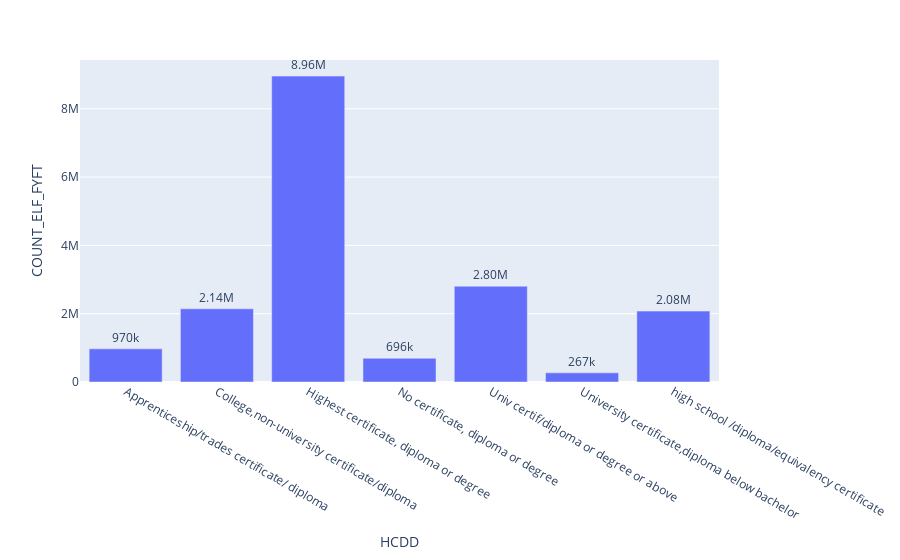

Write notebook code for a chart like this one.
### Code cell
# Count of employement according to Education

edu = df_rev[(df_rev.job_hierarchy ==6)].groupby("HCDD").sum().reset_index()
fig = px.bar(edu, y='COUNT_ELF_FYFT', x='HCDD', text='COUNT_ELF_FYFT')
fig.update_traces(texttemplate='%{text:.3s}', textposition='outside')
fig.update_layout(uniformtext_minsize=8, uniformtext_mode='hide')
#fig.update_layout(barmode='group', xaxis_tickangle=-45)

fig.show()

### Figure 1 — Plotly figure (JSON) as saved in the notebook; plotly's stock layout.template omitted (floating-point values rounded to 4 significant figures)
{"data": [{"alignmentgroup": "True", "hoverlabel": {"namelength": 0}, "hovertemplate": "HCDD=%{x}<br>COUNT_ELF_FYFT=%{text}", "legendgroup": "", "marker": {"color": "#636efa"}, "name": "", "offsetgroup": "", "orientation": "v", "showlegend": false, "text": [970005, 2142935, 8955785, 695570, 2804335, 267200, 2075255], "textposition": "outside", "texttemplate": "%{text:.3s}", "type": "bar", "x": ["Apprenticeship/trades certificate/ diploma", "College,non-university certificate/diploma", "Highest certificate, diploma or degree", "No certificate, diploma or degree", "Univ certif/diploma or degree or above", "University certificate,diploma below bachelor", "high school /diploma/equivalency certificate"], "xaxis": "x", "y": [970005, 2142935, 8955785, 695570, 2804335, 267200, 2075255], "yaxis": "y"}], "layout": {"barmode": "relative", "legend": {"tracegroupgap": 0}, "margin": {"t": 60}, "uniformtext": {"minsize": 8, "mode": "hide"}, "xaxis": {"anchor": "y", "domain": [0, 1], "title": {"text": "HCDD"}}, "yaxis": {"anchor": "x", "domain": [0, 1], "title": {"text": "COUNT_ELF_FYFT"}}}}
